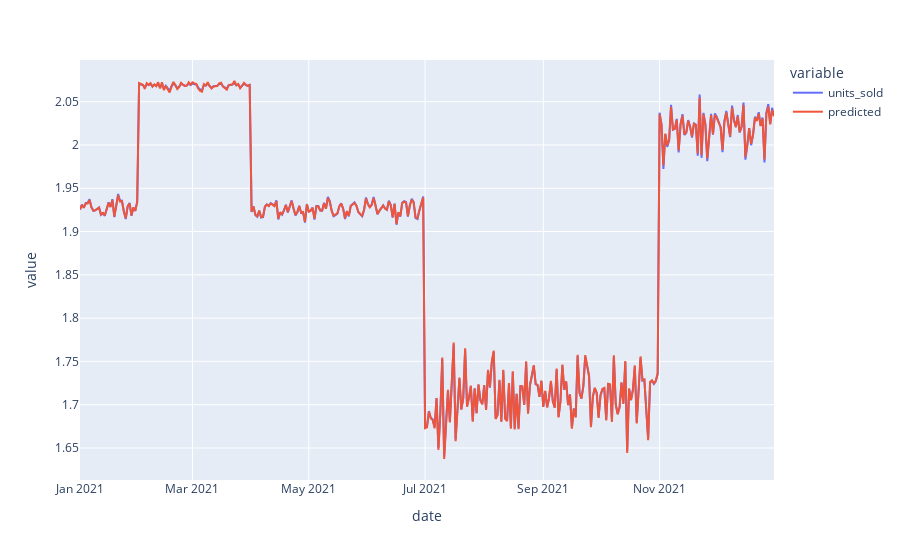

Notebook code for this chart:
### Code cell
plot_predictions(model3, df_sales, y = 'units_sold')

### Figure 1 — Plotly figure (JSON) as saved in the notebook; plotly's stock layout.template omitted (floating-point values rounded to 4 significant figures; data arrays with more than 128 entries replaced by an {"elided": "..."} marker saying what was removed)
{"data": [{"hovertemplate": "variable=units_sold<br>date=%{x}<br>value=%{y}<extra></extra>", "legendgroup": "units_sold", "line": {"color": "#636efa", "dash": "solid"}, "marker": {"symbol": "circle"}, "mode": "lines", "name": "units_sold", "orientation": "v", "showlegend": true, "type": "scatter", "x": {"elided": "365 str values"}, "xaxis": "x", "y": {"elided": "365 float values"}, "yaxis": "y"}, {"hovertemplate": "variable=predicted<br>date=%{x}<br>value=%{y}<extra></extra>", "legendgroup": "predicted", "line": {"color": "#EF553B", "dash": "solid"}, "marker": {"symbol": "circle"}, "mode": "lines", "name": "predicted", "orientation": "v", "showlegend": true, "type": "scatter", "x": {"elided": "365 str values"}, "xaxis": "x", "y": {"elided": "365 float values"}, "yaxis": "y"}], "layout": {"legend": {"title": {"text": "variable"}, "tracegroupgap": 0}, "margin": {"t": 60}, "xaxis": {"anchor": "y", "domain": [0, 1], "title": {"text": "date"}}, "yaxis": {"anchor": "x", "domain": [0, 1], "title": {"text": "value"}}}}
